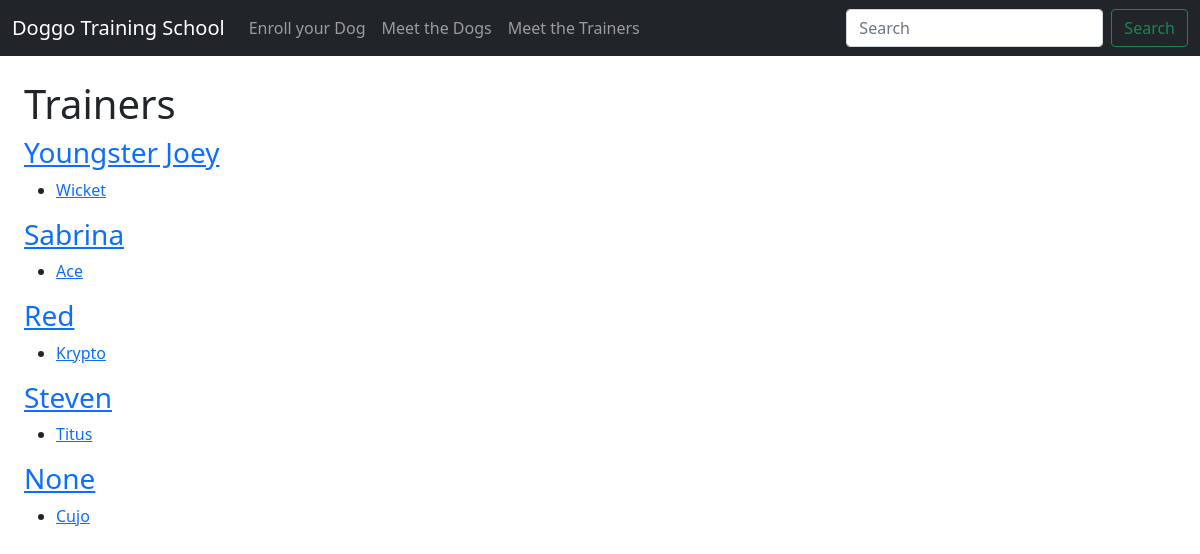
The app's page /trainers, older data.
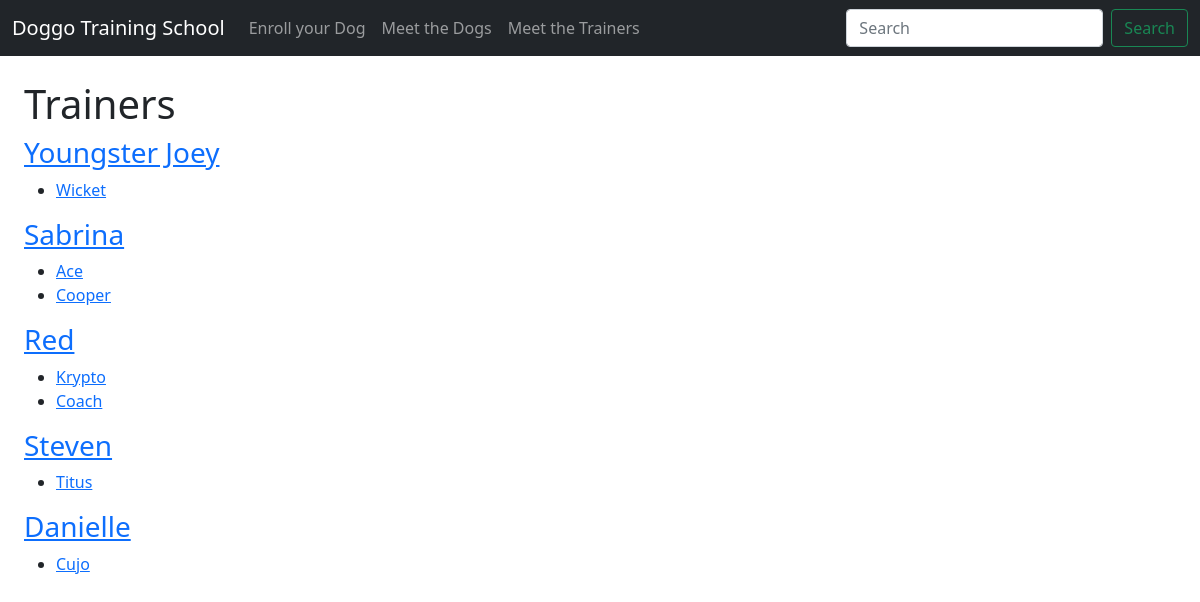
The same page, newer data.
### tables this page shows
CREATE TABLE "dogs" (
	"id"	INTEGER NOT NULL UNIQUE,
	"name"	TEXT NOT NULL,
	"breed"	TEXT,
	"age"	INTEGER,
	"owner"	TEXT NOT NULL,
	"treats"	TEXT,
	"trainer"	TEXT,
	"pic"	TEXT,
	PRIMARY KEY("id" AUTOINCREMENT)
);

### app.py (the view)
@app.route('/trainers')
def trainers():
    dogs = order_by_trainer()
    trainers = show_trainers()
    return render_template('list_trainers.html', dogs=dogs, trainers=trainers)

### dog_data.py (called while the page is built)
def connect_db(path):
    conn = sqlite3.connect(path)
    conn.row_factory = sqlite3.Row
    return (conn, conn.cursor())

def order_by_trainer():
    conn, cur = connect_db(db_path)
    query = 'SELECT * FROM dogs ORDER BY trainer'
    result = cur.execute(query).fetchall()
    conn.close()
    return result

def show_trainers():
    conn, cur = connect_db(db_path)
    query = 'SELECT DISTINCT trainer FROM dogs'
    result = cur.execute(query).fetchall()
    conn.close()
    return result

### templates/list_trainers.html (shortened to what this page needs)
{% extends 'base.html' %}
{% block content %}
<h1>Trainers</h1>
    {% for trainer in trainers%}
        <h3><a href="{{ url_for('trainer_profile', trainer=trainer.trainer) }}">{{ trainer.trainer }}</a></h3>
        <ul>
        {% for dog in dogs %}
            {% if dog.trainer == trainer.trainer %}
                <li><a href="{{ url_for('dog_profile', dog_id=dog.id) }}">{{ dog.name }}</a></li>
            {% endif %}
        {% endfor %}
        </ul>
    {% endfor %}
{% endblock %}

Row changes from the older to the newer data that the page shows:
added dogs: name "Cooper", shown under "Sabrina"
added dogs: name "Coach", shown under "Red"
changed dogs "Cujo": moves from the list under "None" to the list under "Danielle"
Text that changed along with them:
new list line: "Danielle"
list line gone: "None"
